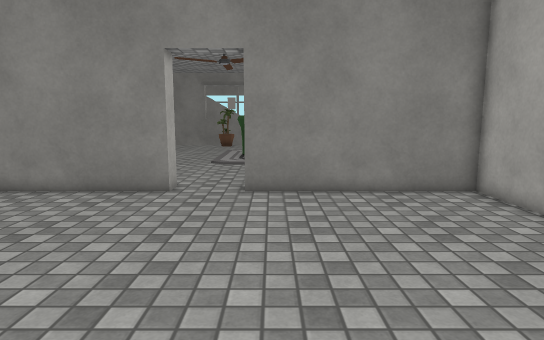
[1] (above)

18 first-person views from a walk through a Unity game level. The camera is 1.3 m above the floor, tilts 8° down and sees 75° across. The floor is counted in squares, 0.5 m on a side. Each view is taken from the middle of a square. On the plan, view 1 faces up. The plan holds only what a view shows up to about 20 squares ahead; the rest is blank. The place goes on beyond the plan. The player character is not drawn. Some surface patterns are stand-ins.

[2]
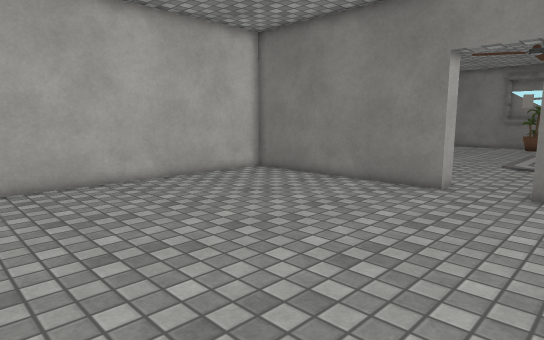

[3]
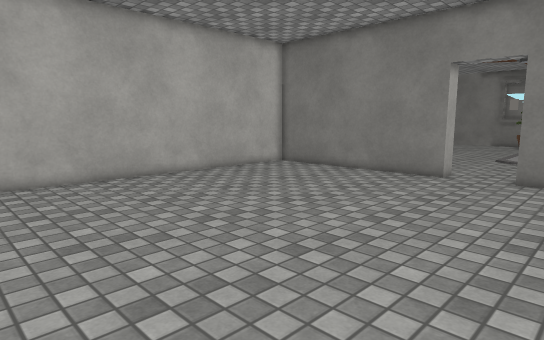

[4]
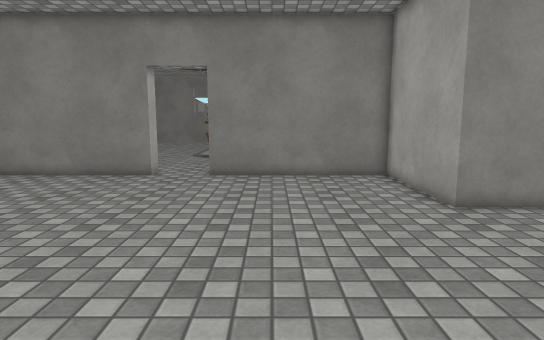

[5]
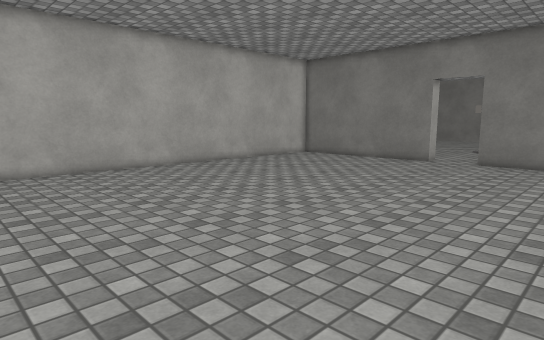

[6]
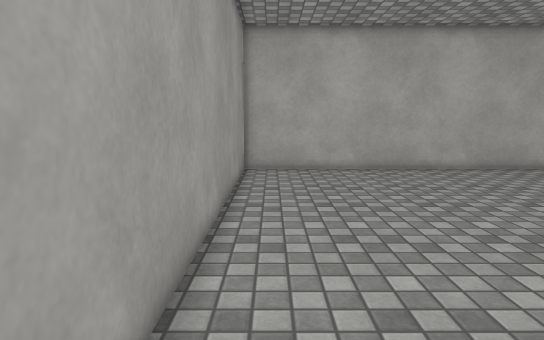

[7]
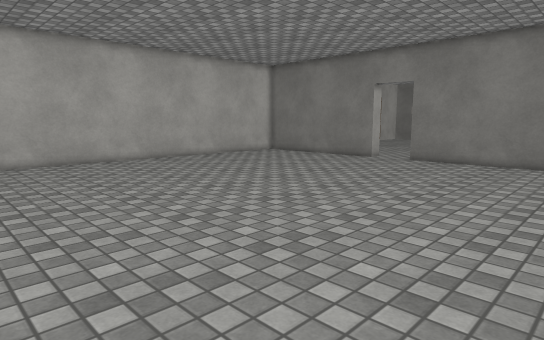

[8]
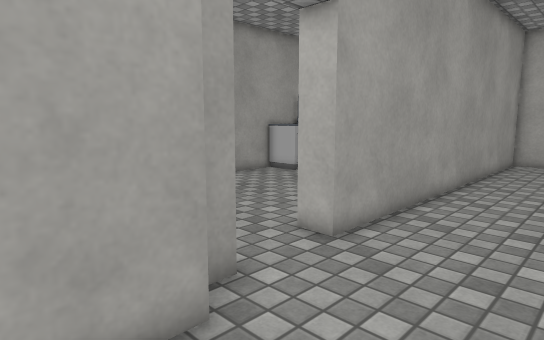

[9]
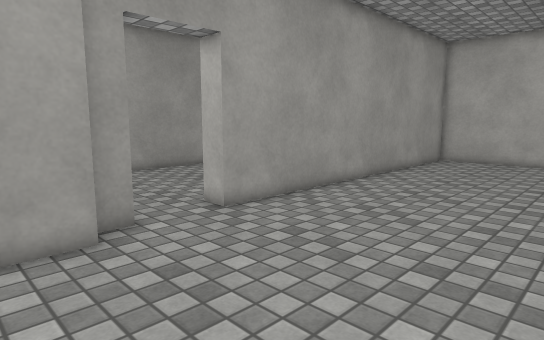

[10]
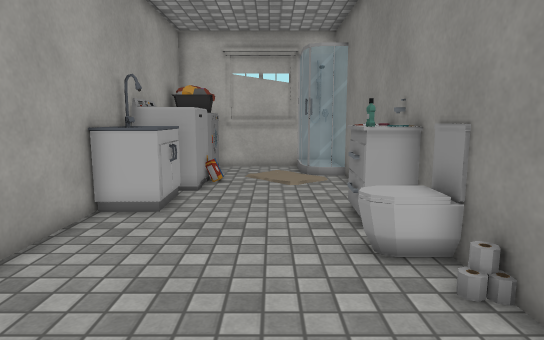

[11]
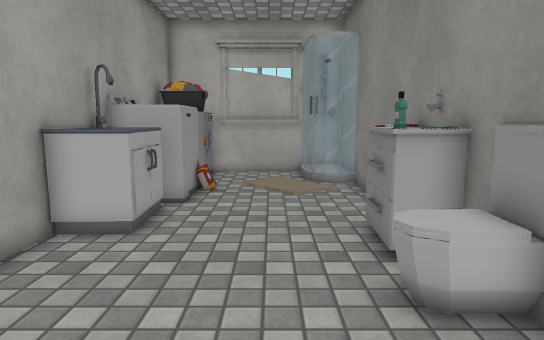

[12]
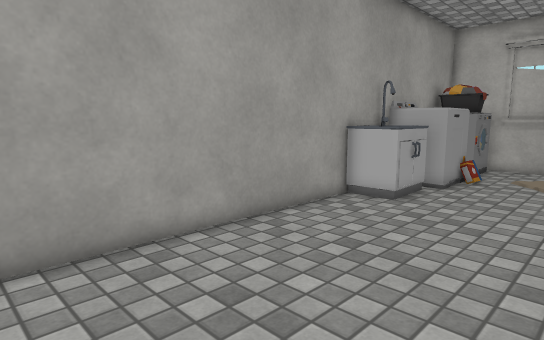

[13]
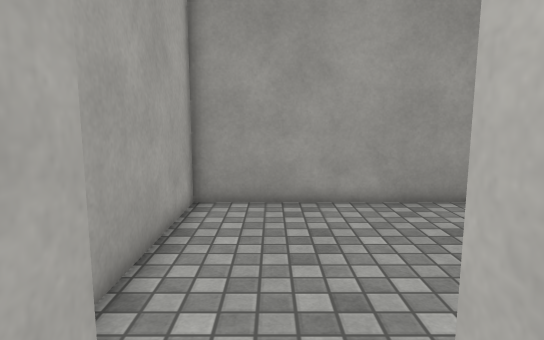

[14]
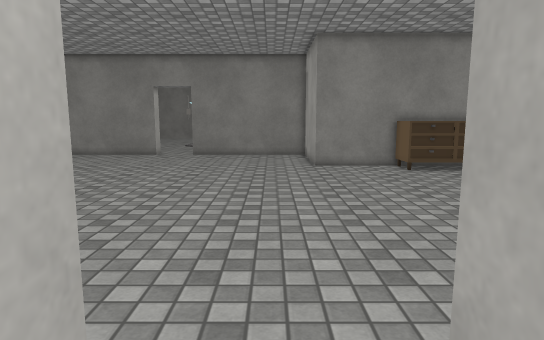

[15]
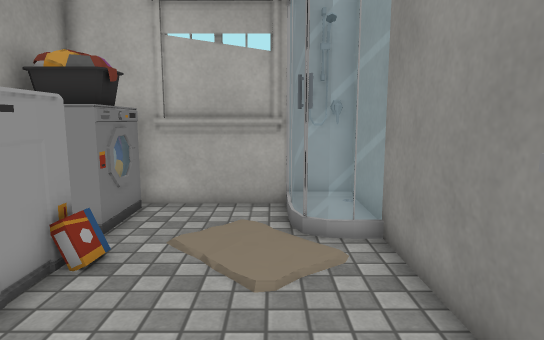

[16]
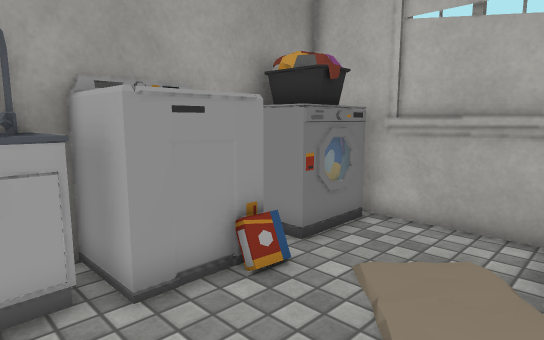

[17]
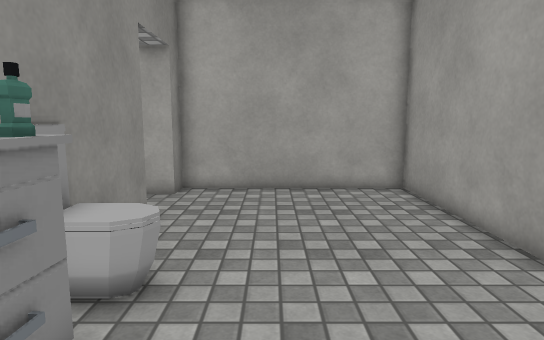

[18]
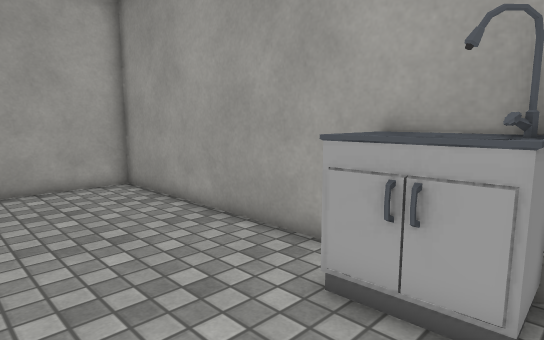

### Floor plan
Points are (right, up) in squares from view 1. A wall is a line through its corners. A room is listed if a view was taken in it or the views show most of it. See-through windows are left out.
Room 1 (views 1, 2, 3, 4, 5, 6, 7, 8, 9, 13)
walls: (-3.8, 12.8) (-13.9, 12.8) (-13.9, -11.5) (-3.9, -11.5); (1.5, -11.5) (3.6, -11.5); (10.2, 6.4) (7.5, 6.4) (7.5, 12.8) (-1, 12.8); (7.5, -10.6) (9.8, -10.6); (6.4, -11.5) (7.2, -11.5)
ways out: opening at (5.5, -12) to room 2; opening at (-2.5, 13.5)
Room 2 (views 10, 11, 12, 14, 15, 16, 17, 18)
walls: (-5.4, -12.5) (-13.9, -12.5); (-4.6, -21.1) (7.5, -21.1) (7.5, -12.5) (6.4, -12.5) (6.4, -11.5); (-7.2, -21.1) (-6.4, -21.1); (3.6, -11.5) (3.6, -12.5) (1.4, -12.5); (-10.5, -21.1) (-9.4, -21.1); (-13.7, -14.6) (-13.7, -18.6); (-13.9, -14.5) (-13.9, -20.1)
ways out: opening at (5.5, -12) to room 1
objects: shower (-14, -14) to (-11, -12); bin (-13, -20) to (-12, -19); washer (-12, -21) to (-11, -19); rug (-11, -17) to (-9, -14); other object (-10, -21) to (-7, -19); sink (-6, -21) to (-4, -19); sink (-5, -14) to (-2, -12); toilet (-1, -14) to (0, -12)

Where each view was taken, in squares from view 1:
view 1: 0 up, 0 right, facing up
view 2: 1 down, 1 right, facing up-left
view 3: 4 down, 2 right, facing up-left
view 4: 4 down, 2 right, facing up
view 5: 10 down, 5 right, facing up-left
view 6: 10 down, 5 right, facing left
view 7: 10 down, 9 right, facing up-left
view 8: 7 down, 10 right, facing down-left
view 9: 3 down, 10 right, facing down-left
view 10: 16 down, 6 right, facing left
view 11: 16 down, 4 right, facing left
view 12: 14 down, 7 right, facing down-left
view 13: 10 down, 5 right, facing down
view 14: 14 down, 5 right, facing up
view 15: 15 down, 3 left, facing left
view 16: 14 down, 5 left, facing down-left
view 17: 16 down, 6 left, facing right
view 18: 15 down, 7 left, facing down-right
